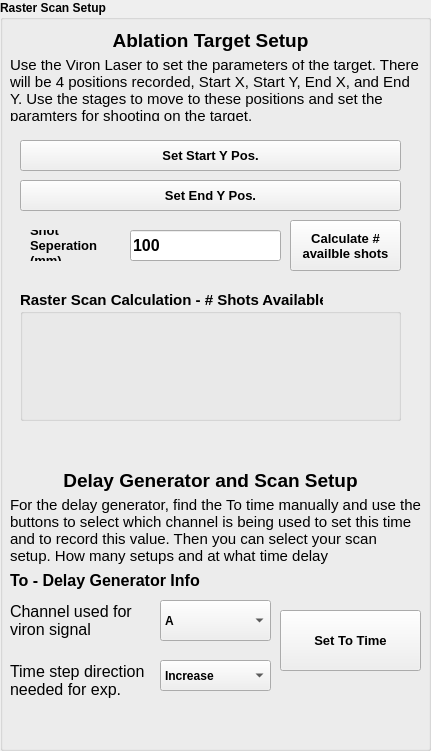
     <widget class="QGroupBox" name="groupBox_2">
      <property name="geometry">
       <rect>
        <x>480</x>
        <y>10</y>
        <width>431</width>
        <height>751</height>
       </rect>
      </property>
      <property name="font">
       <font>
        <weight>75</weight>
        <bold>true</bold>
       </font>
      </property>
      <property name="title">
       <string>Raster Scan Setup </string>
      </property>
      <widget class="QLabel" name="label_39">
       <property name="geometry">
        <rect>
         <x>10</x>
         <y>60</y>
         <width>411</width>
         <height>61</height>
        </rect>
       </property>
       <property name="font">
        <font>
         <pointsize>11</pointsize>
         <weight>50</weight>
         <bold>false</bold>
        </font>
       </property>
       <property name="text">
        <string>Use the Viron Laser to set the parameters of the target. There will be 4 positions recorded, Start X, Start Y, End X, and End Y. Use the stages to move to these positions and set the paramters for shooting on the target.</string>
       </property>
       <property name="wordWrap">
        <bool>true</bool>
       </property>
      </widget>
      <widget class="QLineEdit" name="shot_sep_ip">
       <property name="geometry">
        <rect>
         <x>130</x>
         <y>230</y>
         <width>151</width>
         <height>31</height>
        </rect>
       </property>
       <property name="font">
        <font>
         <pointsize>12</pointsize>
         <weight>75</weight>
         <bold>true</bold>
        </font>
       </property>
       <property name="text">
        <string>100</string>
       </property>
      </widget>
      <widget class="QLabel" name="label_56">
       <property name="geometry">
        <rect>
         <x>30</x>
         <y>230</y>
         <width>91</width>
         <height>31</height>
        </rect>
       </property>
       <property name="font">
        <font>
         <pointsize>10</pointsize>
         <weight>75</weight>
         <bold>true</bold>
        </font>
       </property>
       <property name="text">
        <string>Shot Seperation (mm)</string>
       </property>
       <property name="wordWrap">
        <bool>true</bool>
       </property>
      </widget>
      <widget class="QGroupBox" name="groupBox_20">
       <property name="geometry">
        <rect>
         <x>20</x>
         <y>290</y>
         <width>381</width>
         <height>131</height>
        </rect>
       </property>
       <property name="font">
        <font>
         <pointsize>11</pointsize>
         <weight>75</weight>
         <bold>true</bold>
        </font>
       </property>
       <property name="title">
        <string>Raster Scan Calculation - # Shots Available</string>
       </property>
       <widget class="QLabel" name="raster_calc_disp">
        <property name="geometry">
         <rect>
          <x>10</x>
          <y>30</y>
          <width>351</width>
          <height>81</height>
         </rect>
        </property>
        <property name="font">
         <font>
          <pointsize>11</pointsize>
          <weight>50</weight>
          <bold>false</bold>
         </font>
        </property>
        <property name="text">
         <string/>
        </property>
        <property name="wordWrap">
         <bool>true</bool>
        </property>
       </widget>
      </widget>
      <widget class="QLabel" name="label_65">
       <property name="geometry">
        <rect>
         <x>10</x>
         <y>30</y>
         <width>401</width>
         <height>21</height>
        </rect>
       </property>
       <property name="font">
        <font>
         <pointsize>14</pointsize>
         <weight>75</weight>
         <bold>true</bold>
        </font>
       </property>
       <property name="autoFillBackground">
        <bool>false</bool>
       </property>
       <property name="text">
        <string>Ablation Target Setup</string>
       </property>
       <property name="textFormat">
        <enum>Qt::AutoText</enum>
       </property>
       <property name="scaledContents">
        <bool>false</bool>
       </property>
       <property name="alignment">
        <set>Qt::AlignCenter</set>
       </property>
       <property name="textInteractionFlags">
        <set>Qt::LinksAccessibleByMouse</set>
       </property>
      </widget>
      <widget class="QLabel" name="label_66">
       <property name="geometry">
        <rect>
         <x>10</x>
         <y>470</y>
         <width>401</width>
         <height>21</height>
        </rect>
       </property>
       <property name="font">
        <font>
         <pointsize>14</pointsize>
         <weight>75</weight>
         <bold>true</bold>
        </font>
       </property>
       <property name="autoFillBackground">
        <bool>false</bool>
       </property>
       <property name="text">
        <string>Delay Generator and Scan Setup</string>
       </property>
       <property name="textFormat">
        <enum>Qt::AutoText</enum>
       </property>
       <property name="scaledContents">
        <bool>false</bool>
       </property>
       <property name="alignment">
        <set>Qt::AlignCenter</set>
       </property>
       <property name="textInteractionFlags">
        <set>Qt::LinksAccessibleByMouse</set>
       </property>
      </widget>
      <widget class="QLabel" name="label_45">
       <property name="geometry">
        <rect>
         <x>10</x>
         <y>490</y>
         <width>411</width>
         <height>81</height>
        </rect>
       </property>
       <property name="font">
        <font>
         <pointsize>11</pointsize>
         <weight>50</weight>
         <bold>false</bold>
        </font>
       </property>
       <property name="text">
        <string>For the delay generator, find the To time manually and use the buttons to select which channel is being used to set this time and to record this value. Then you can select your scan setup. How many setups and at what time delay </string>
       </property>
       <property name="wordWrap">
        <bool>true</bool>
       </property>
      </widget>
      <widget class="QPushButton" name="set_y_start_bt">
       <property name="enabled">
        <bool>true</bool>
       </property>
       <property name="geometry">
        <rect>
         <x>20</x>
         <y>140</y>
         <width>381</width>
         <height>31</height>
        </rect>
       </property>
       <property name="font">
        <font>
         <pointsize>10</pointsize>
         <weight>75</weight>
         <bold>true</bold>
        </font>
       </property>
       <property name="text">
        <string>Set Start Y Pos.</string>
       </property>
      </widget>
      <widget class="QPushButton" name="set_y_stop_bt">
       <property name="enabled">
        <bool>true</bool>
       </property>
       <property name="geometry">
        <rect>
         <x>20</x>
         <y>180</y>
         <width>381</width>
         <height>31</height>
        </rect>
       </property>
       <property name="font">
        <font>
         <pointsize>10</pointsize>
         <weight>75</weight>
         <bold>true</bold>
        </font>
       </property>
       <property name="text">
        <string>Set End Y Pos.</string>
       </property>
      </widget>
      <widget class="QLabel" name="label_68">
       <property name="geometry">
        <rect>
         <x>10</x>
         <y>570</y>
         <width>401</width>
         <height>21</height>
        </rect>
       </property>
       <property name="font">
        <font>
         <pointsize>12</pointsize>
         <weight>75</weight>
         <bold>true</bold>
        </font>
       </property>
       <property name="autoFillBackground">
        <bool>false</bool>
       </property>
       <property name="text">
        <string>To - Delay Generator Info</string>
       </property>
       <property name="textFormat">
        <enum>Qt::AutoText</enum>
       </property>
       <property name="scaledContents">
        <bool>false</bool>
       </property>
       <property name="alignment">
        <set>Qt::AlignLeading|Qt::AlignLeft|Qt::AlignVCenter</set>
       </property>
       <property name="textInteractionFlags">
        <set>Qt::LinksAccessibleByMouse</set>
       </property>
      </widget>
      <widget class="QComboBox" name="delay_select_to_sig">
       <property name="geometry">
        <rect>
         <x>160</x>
         <y>600</y>
         <width>111</width>
         <height>41</height>
        </rect>
       </property>
       <property name="sizePolicy">
        <sizepolicy hsizetype="Preferred" vsizetype="Maximum">
         <horstretch>0</horstretch>
         <verstretch>0</verstretch>
        </sizepolicy>
       </property>
       <item>
        <property name="text">
         <string>A</string>
        </property>
       </item>
       <item>
        <property name="text">
         <string>B</string>
        </property>
       </item>
       <item>
        <property name="text">
         <string>C</string>
        </property>
       </item>
       <item>
        <property name="text">
         <string>D</string>
        </property>
       </item>
       <item>
        <property name="text">
         <string>E</string>
        </property>
       </item>
       <item>
        <property name="text">
         <string>F</string>
        </property>
       </item>
       <item>
        <property name="text">
         <string>G</string>
        </property>
       </item>
       <item>
        <property name="text">
         <string>H</string>
        </property>
       </item>
      </widget>
      <widget class="QLabel" name="label_48">
       <property name="geometry">
        <rect>
         <x>10</x>
         <y>600</y>
         <width>151</width>
         <height>41</height>
        </rect>
       </property>
       <property name="font">
        <font>
         <pointsize>12</pointsize>
         <weight>50</weight>
         <bold>false</bold>
        </font>
       </property>
       <property name="text">
        <string>Channel used for viron signal</string>
       </property>
       <property name="wordWrap">
        <bool>true</bool>
       </property>
      </widget>
      <widget class="QPushButton" name="set_to_time">
       <property name="enabled">
        <bool>true</bool>
       </property>
       <property name="geometry">
        <rect>
         <x>280</x>
         <y>610</y>
         <width>141</width>
         <height>61</height>
        </rect>
       </property>
       <property name="font">
        <font>
         <pointsize>10</pointsize>
         <weight>75</weight>
         <bold>true</bold>
        </font>
       </property>
       <property name="text">
        <string>Set To Time</string>
       </property>
      </widget>
      <widget class="QComboBox" name="exp_select_step_dir">
       <property name="geometry">
        <rect>
         <x>160</x>
         <y>660</y>
         <width>111</width>
         <height>31</height>
        </rect>
       </property>
       <property name="sizePolicy">
        <sizepolicy hsizetype="Preferred" vsizetype="Maximum">
         <horstretch>0</horstretch>
         <verstretch>0</verstretch>
        </sizepolicy>
       </property>
       <item>
        <property name="text">
         <string>Increase</string>
        </property>
       </item>
       <item>
        <property name="text">
         <string>Decrease</string>
        </property>
       </item>
      </widget>
      <widget class="QLabel" name="label_49">
       <property name="geometry">
        <rect>
         <x>10</x>
         <y>660</y>
         <width>151</width>
         <height>41</height>
        </rect>
       </property>
       <property name="font">
        <font>
         <pointsize>12</pointsize>
         <weight>50</weight>
         <bold>false</bold>
        </font>
       </property>
       <property name="text">
        <string>Time step direction needed for exp. </string>
       </property>
       <property name="wordWrap">
        <bool>true</bool>
       </property>
      </widget>
      <widget class="QPushButton" name="avail_shot_bt">
       <property name="enabled">
        <bool>true</bool>
       </property>
       <property name="geometry">
        <rect>
         <x>290</x>
         <y>220</y>
         <width>111</width>
         <height>51</height>
        </rect>
       </property>
       <property name="font">
        <font>
         <pointsize>10</pointsize>
         <weight>75</weight>
         <bold>true</bold>
        </font>
       </property>
       <property name="text">
        <string>Calculate # 
availble shots</string>
       </property>
      </widget>
     </widget>
